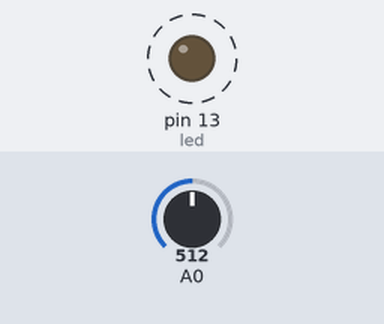
Bench run of a sketch on a simulated Arduino Uno, built with avr-gcc and run on an emulated ATmega328P. On the bench: output pins drawn as LEDs (lit = HIGH). Dashed ring = blinking. The inputs (shaded band) are chosen by the test bench; at power-on: A0 = 512. What the sketch prints to the serial monitor is not drawn.

Above: at 0.7 s.
Timing chart, 0 to 3.0 s (numbered marks = the images above):
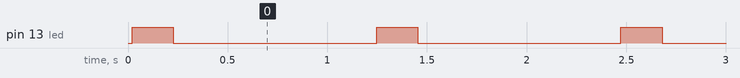

Measured:
- by itself, pin 13 (led): alternates HIGH for 0.21 s and LOW for 1.0 s

The sketch:

Scope.ino
```cpp
const int led  = LED_BUILTIN;
// note, A0 is sampled in free running ADC mode, below.
const int adc = 0;

const int plotter_window = 500; // fixed num of lines used by serial plotter
const int max_samples = 1500; // the size of the sample buffer
byte buf[max_samples]; // the sample buffer
int isamp = 0;  // the current position in the circular buffer


// the ADC read interrupt:
//  -> simply write every sample to the buffer until full
ISR(ADC_vect){
  if (isamp < max_samples){
    buf[isamp++]=ADCH;
  }
}

void setup()
{
  Serial.begin(115200);

  pinMode(led, OUTPUT);

  ADCSRA = 0;             // clear ADCSRA register
  ADCSRB = 0;             // clear ADCSRB register
  ADMUX |= (adc & 0x07);    // set A(adc) analog input pin
  ADMUX |= (1 << REFS0);  // set reference voltage
  ADMUX |= (1 << ADLAR);  // left align ADC value to 8 bits from ADCH register
  // sampling rate is [ADC clock] / [prescaler] / [conversion clock cycles]
  // for Arduino Uno ADC clock is 16 MHz and a conversion takes 13 clock cycles
  ADCSRA |= (1 << ADPS2);                     // 16 prescaler for 76.9 KHz
  ADCSRA |= (1 << ADATE); // enable auto trigger
  ADCSRA |= (1 << ADIE);  // enable interrupts when measurement complete
  ADCSRA |= (1 << ADEN);  // enable ADC
  ADCSRA |= (1 << ADSC);  // start ADC measurements

  isamp = 0;
}


void loop()
{
   // check if buffer is full:
  if (isamp == max_samples){
      digitalWrite(led, HIGH);
      for(int i=0;i<plotter_window;i++){
        //The following two lines will add a sample index, for debugging the plotter
        //Serial.print(i);
        //Serial.print(" ");
        if (i < max_samples){
          Serial.println(buf[i]);
        } else {
          Serial.println(0);
        }
      }
      digitalWrite(led, LOW);
      delay(1000);  // display refresh rate
      isamp = 0;
      // uncomment following to stop after one acquisition:
      //while(1);
  }
}
```
